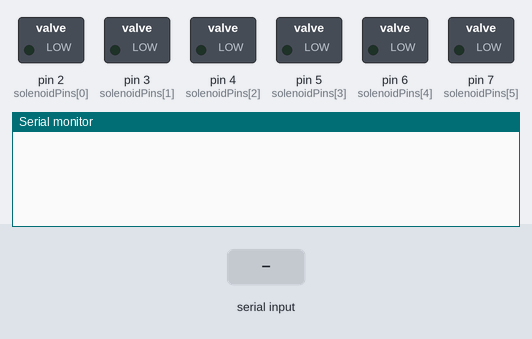
Recording of a sketch running on a simulated Arduino Uno, built with avr-gcc and run on an emulated ATmega328P. Parts: switched loads named in the sketch (green lamp = pin HIGH), the last lines printed to the serial monitor. The test bench sets the inputs (shaded band).

Above: at 1.2 s.
1.3 s: "90,45\n" received over Serial
At 2.5 s:
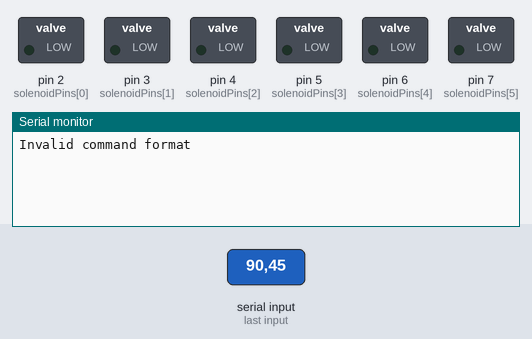
2.8 s: "SET 90 45\n" received over Serial
At 4.0 s:
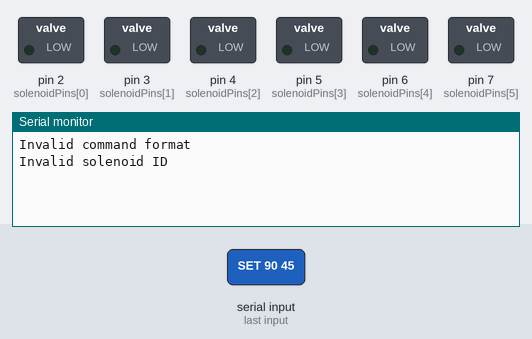

Measured:
- after the input at 1.3 s, the serial monitor: prints a new line at once (image 1)
- after the input at 2.8 s, the serial monitor: prints a new line at once (image 2)

The sketch:

SolenoidReciever.ino
```cpp
#include <Arduino.h>

const int solenoidPins[] = {2, 3, 4, 5, 6, 7}; // Solenoid pins???? Idk what they'll be on yet
const int numSolenoids = 6;

void setup() {
  Serial.begin(9600); // Going to use 9600 baud rate, could use something else
  for (int i = 0; i < numSolenoids; i++) {
    pinMode(solenoidPins[i], OUTPUT);
    digitalWrite(solenoidPins[i], LOW);
  }
}

void loop() {
  if (Serial.available() > 0) {
    String command = Serial.readStringUntil('\n');
    processCommand(command);
  }
}

void processCommand(const String& command) {
  int solenoidId;
  int setpoint;
  if (sscanf(command.c_str(), "SET %d %d", &solenoidId, &setpoint) == 2) {
    if (solenoidId >= 0 && solenoidId < numSolenoids) {
      digitalWrite(solenoidPins[solenoidId], setpoint ? HIGH : LOW);
      Serial.println("Solenoid Set!!!!!!! Maybe");
    } else {
      Serial.println("Invalid solenoid ID");
    }
  } else {
    Serial.println("Invalid command format");
  }
}
```
